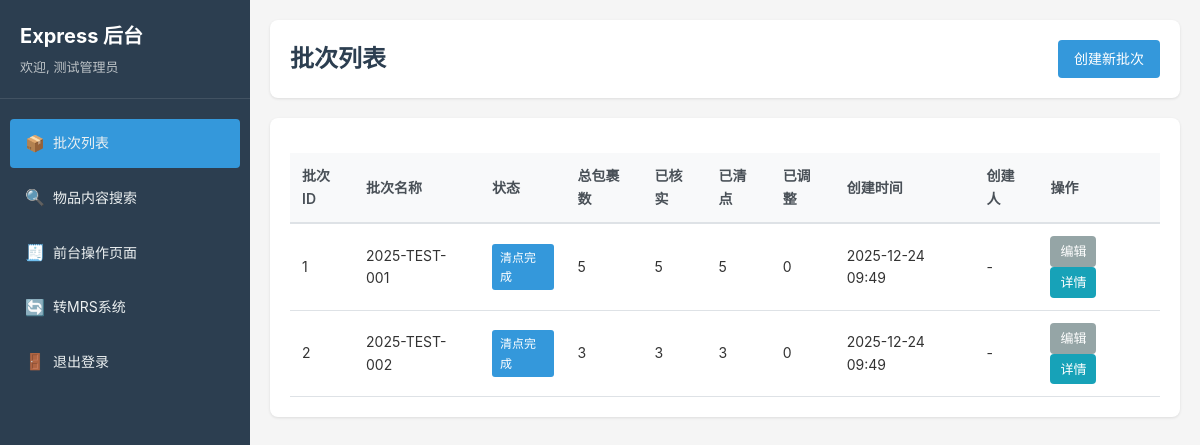
The app's page /dc_html/express/exp/index.php (signed in) with its own data.
### tables this page shows
CREATE TABLE `express_batch` (
  `batch_id` int UNSIGNED NOT NULL COMMENT '批次ID',
  `batch_name` varchar(100) NOT NULL COMMENT '批次名称（手工录入）',
  `created_at` datetime NOT NULL DEFAULT CURRENT_TIMESTAMP COMMENT '创建时间',
  `created_by` varchar(50) DEFAULT NULL COMMENT '创建人',
  `status` enum('active','closed') NOT NULL DEFAULT 'active' COMMENT '批次状态',
  `total_count` int UNSIGNED NOT NULL DEFAULT '0' COMMENT '总包裹数',
  `verified_count` int UNSIGNED NOT NULL DEFAULT '0' COMMENT '已核实数',
  `counted_count` int UNSIGNED NOT NULL DEFAULT '0' COMMENT '已清点数',
  `adjusted_count` int UNSIGNED NOT NULL DEFAULT '0' COMMENT '已调整数',
  `notes` text COMMENT '备注'
);

### app/express/lib/express_lib.php (called while the page is built, shortened)
<?php
function express_get_batches($pdo, $status = 'all', $limit = 100) {
    try {
        $sql = "SELECT *,
                CASE
                    WHEN counted_count > 0 AND counted_count < total_count THEN 'counting'
                    WHEN counted_count = total_count AND total_count > 0 THEN 'completed'
                    ELSE 'pending'
                END AS count_status
                FROM express_batch";
        $sql .= " ORDER BY
                  CASE
                      WHEN counted_count > 0 AND counted_count < total_count THEN 1
                      WHEN counted_count = 0 OR total_count = 0 THEN 2
                      WHEN counted_count = total_count AND total_count > 0 THEN 3
                  END,
                  created_at DESC
                  LIMIT :limit";
        $stmt = $pdo->prepare($sql);
        $stmt->bindValue(':limit', $limit, PDO::PARAM_INT);
        $stmt->execute();
        return $stmt->fetchAll();
    } catch (PDOException $e) {
        express_log('Failed to get batches: ' . $e->getMessage(), 'ERROR');
        return [];
    }
}

### app/express/views/batch_list.php (the view, shortened to what this page needs)
<?php
$batches = express_get_batches($pdo, 'all', 100);
function render_batch_status(array $batch): array
{
    $status = $batch['status'] ?? 'inactive';
    $total_count = (int) ($batch['total_count'] ?? 0);
    $verified_count = (int) ($batch['verified_count'] ?? 0);
    $counted_count = (int) ($batch['counted_count'] ?? 0);
    if ($total_count === $counted_count) {
        return ['label' => '清点完成', 'class' => 'info'];
    }
    return ['label' => '进行中', 'class' => 'success'];
}
?>
<!DOCTYPE html>
<html lang="zh-CN">
<head>
    <link rel="stylesheet" href="../css/backend.css">
</head>
<body>
    <?php include EXPRESS_VIEW_PATH . '/shared/sidebar.php'; ?>
    <div class="main-content">
        <header class="page-header">
            <h1>批次列表</h1>
            <div class="header-actions">
                <a href="/express/exp/index.php?action=batch_create" class="btn btn-primary">创建新批次</a>
            </div>
        </header>
        <div class="content-wrapper">
            <table class="data-table">
                <thead>
                    <tr>
                        <th>批次ID</th>
                        <th>批次名称</th>
                        <th>状态</th>
                        <th>总包裹数</th>
                        <th>已核实</th>
                        <th>已清点</th>
                        <th>已调整</th>
                        <th>创建时间</th>
                        <th>创建人</th>
                        <th>操作</th>
                    </tr>
                </thead>
                <tbody>
                    <?php if (empty($batches)): ?>
                        <tr>
                            <td colspan="10" class="text-center">暂无批次数据</td>
                        </tr>
                    <?php else: ?>
                        <?php foreach ($batches as $batch): ?>
                            <?php $status_info = render_batch_status($batch); ?>
                            <tr>
                                <td><?= $batch['batch_id'] ?></td>
                                <td><?= htmlspecialchars($batch['batch_name']) ?></td>
                                <td>
                                    <span class="badge badge-<?= htmlspecialchars($status_info['class']) ?>">
                                        <?= htmlspecialchars($status_info['label']) ?>
                                    </span>
                                </td>
                                <td><?= $batch['total_count'] ?></td>
                                <td><?= $batch['verified_count'] ?></td>
                                <td><?= $batch['counted_count'] ?></td>
                                <td><?= $batch['adjusted_count'] ?></td>
                                <td><?= date('Y-m-d H:i', strtotime($batch['created_at'])) ?></td>
                                <td><?= htmlspecialchars($batch['created_by'] ?? '-') ?></td>
                                <td>
                                    <a href="/express/exp/index.php?action=batch_edit&batch_id=<?= $batch['batch_id'] ?>"
                                       class="btn btn-sm btn-secondary" style="margin-right: 6px;">编辑</a>
                                    <a href="/express/exp/index.php?action=batch_detail&batch_id=<?= $batch['batch_id'] ?>"
                                       class="btn btn-sm btn-info">详情</a>
                                </td>
                            </tr>
                        <?php endforeach; ?>
                    <?php endif; ?>
                </tbody>
            </table>
        </div>
    </div>
</body>
</html>

### dc_html/express/exp/index.php (shortened to what this page needs)
<?php
$action = $_GET['action'] ?? 'batch_list';
$action = basename($action);
$api_actions = [
    'do_login',
    'batch_create_save',
    'batch_edit_save',
    'bulk_import_save',
    'create_custom_packages',
    'logout',
    'content_search_api',
    'update_content_note',
    'get_package_items',
    'get_product_expiry'
];
if (in_array($action, $api_actions)) {
    $api_file = EXPRESS_API_PATH . '/' . $action . '.php';
    if (file_exists($api_file)) {
        require_once $api_file;
    } else {
        express_json_response(false, null, 'API not found');
    }
} else {
    $view_file = EXPRESS_VIEW_PATH . '/' . $action . '.php';
    if (file_exists($view_file)) {
        require_once $view_file;
    } else {
        http_response_code(404);
        die('Page not found');
    }
}

### app/express/views/shared/sidebar.php (shortened to what this page needs)
<?php
$current_action = $_GET['action'] ?? 'batch_list';
?>
<div class="sidebar">
    <div class="sidebar-header">
        <h2>Express 后台</h2>
        <p>欢迎, <?= htmlspecialchars($_SESSION['user_display_name'] ?? $_SESSION['user_login'] ?? 'Admin') ?></p>
    </div>
    <nav class="sidebar-nav">
        <a href="/express/exp/index.php?action=batch_list"
           class="nav-link <?= $current_action === 'batch_list' ? 'active' : '' ?>">
            <span class="nav-icon" aria-hidden="true">📦</span>
            <span>批次列表</span>
        </a>
        <a href="/express/exp/index.php?action=content_search"
           class="nav-link <?= $current_action === 'content_search' ? 'active' : '' ?>">
            <span class="nav-icon" aria-hidden="true">🔍</span>
            <span>物品内容搜索</span>
        </a>
        <a href="/express/index.php?action=quick_ops" class="nav-link" target="_blank">
            <span class="nav-icon" aria-hidden="true">🧾</span>
            <span>前台操作页面</span>
        </a>
        <a href="/mrs/ap/" class="nav-link">
            <span class="nav-icon" aria-hidden="true">🔄</span>
            <span>转MRS系统</span>
        </a>
        <a href="/express/exp/index.php?action=logout" class="nav-link">
            <span class="nav-icon" aria-hidden="true">🚪</span>
            <span>退出登录</span>
        </a>
    </nav>
</div>

### dc_html/express/css/backend.css (style rules this page uses)
* { margin: 0; padding: 0; box-sizing: border-box; }
body { font-family: -apple-system, BlinkMacSystemFont, "Segoe UI", Roboto, "Helvetica Neue", Arial, sans-serif; font-size: 14px; line-height: 1.6; color: #333; background-color: #f5f5f5; display: flex; min-height: 100vh; }
.sidebar { width: 250px; background-color: #2c3e50; color: white; padding: 20px 0; position: fixed; height: 100vh; overflow-y: auto; }
.sidebar-header { padding: 0 20px 20px; border-bottom: 1px solid rgba(255,255,255,0.1); margin-bottom: 20px; }
.sidebar-header h2 { font-size: 20px; margin-bottom: 5px; }
.sidebar-header p { font-size: 13px; color: #bdc3c7; }
.sidebar-nav { padding: 0 10px; }
.nav-link { display: flex; align-items: center; gap: 10px; padding: 12px 15px; color: #ecf0f1; text-decoration: none; border-radius: 4px; margin-bottom: 5px; transition: all 0.3s; }
.nav-link.active { background-color: #3498db; font-weight: 500; }
.nav-icon { width: 18px; text-align: center; font-size: 16px; }
.main-content { margin-left: 250px; flex: 1; padding: 20px; }
.page-header { background: white; padding: 20px; border-radius: 8px; margin-bottom: 20px; box-shadow: 0 1px 3px rgba(0,0,0,0.1); display: flex; justify-content: space-between; align-items: center; }
.page-header h1 { font-size: 24px; color: #2c3e50; }
.header-actions { display: flex; gap: 10px; }
.content-wrapper { background: white; padding: 20px; border-radius: 8px; box-shadow: 0 1px 3px rgba(0,0,0,0.1); }
.data-table { width: 100%; border-collapse: collapse; margin-top: 15px; }
.data-table thead { background-color: #f8f9fa; }
.data-table th { padding: 12px; text-align: left; font-weight: 600; color: #495057; border-bottom: 2px solid #dee2e6; }
.data-table td { padding: 12px; border-bottom: 1px solid #dee2e6; }
.badge { display: inline-block; padding: 4px 8px; font-size: 12px; font-weight: 500; border-radius: 3px; text-transform: uppercase; }
.badge-info { background-color: #3498db; color: white; }
.btn { padding: 8px 16px; font-size: 14px; border: none; border-radius: 4px; cursor: pointer; text-decoration: none; display: inline-block; transition: all 0.3s; font-weight: 500; }
.btn-primary { background-color: #3498db; color: white; }
.btn-secondary { background-color: #95a5a6; color: white; }
.btn-info { background-color: #17a2b8; color: white; }
.btn-sm { padding: 5px 10px; font-size: 13px; }

### records on screen
express_batch: batch_id "1", batch_name "2025-TEST-001", label "清点完成", total_count "5", verified_count "5", counted_count "5", adjusted_count "0", created_at "2025-12-24 09:49", created_by "-"
express_batch: batch_id "2", batch_name "2025-TEST-002", label "清点完成", total_count "3", verified_count "3", counted_count "3", adjusted_count "0", created_at "2025-12-24 09:49", created_by "-"

### other values on screen
$_SESSION['user_display_name'] "测试管理员"
